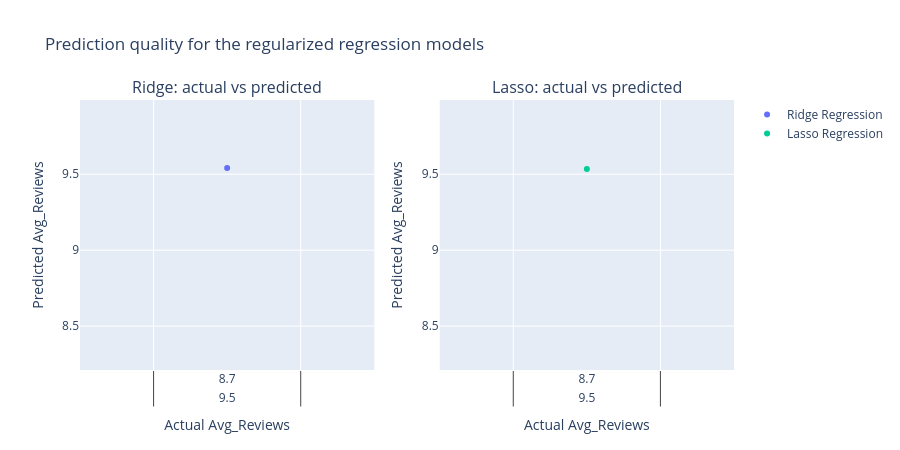

The cell this chart's notebook holds for it:
### Code cell
fig_predictions = make_subplots(
    rows=1,
    cols=2,
    subplot_titles=("Ridge: actual vs predicted", "Lasso: actual vs predicted"),
)

for index, model_name in enumerate(["Ridge Regression", "Lasso Regression"], start=1):
    predictions = fitted_regression_models[model_name].predict(X_test)
    fig_predictions.add_trace(
        go.Scatter(
            x=y_test,
            y=predictions,
            mode="markers",
            name=model_name,
        ),
        row=1,
        col=index,
    )
    fig_predictions.add_trace(
        go.Scatter(
            x=[y_test.min(), y_test.max()],
            y=[y_test.min(), y_test.max()],
            mode="lines",
            line=dict(color="black", dash="dash"),
            showlegend=False,
        ),
        row=1,
        col=index,
    )

fig_predictions.update_xaxes(title_text="Actual Avg_Reviews")
fig_predictions.update_yaxes(title_text="Predicted Avg_Reviews")
fig_predictions.update_layout(height=450, title="Prediction quality for the regularized regression models")
fig_predictions.show()

### Figure 1 — Plotly figure (JSON) as saved in the notebook; plotly's stock layout.template omitted (floating-point values rounded to 4 significant figures; data arrays with more than 128 entries replaced by an {"elided": "..."} marker saying what was removed)
{"data": [{"mode": "markers", "name": "Ridge Regression", "type": "scatter", "x": {"elided": "172x1 float values"}, "xaxis": "x", "y": {"elided": "172 float values"}, "yaxis": "y"}, {"line": {"color": "black", "dash": "dash"}, "mode": "lines", "showlegend": false, "type": "scatter", "x": [8.3, 9.9], "xaxis": "x", "y": [8.3, 9.9], "yaxis": "y"}, {"mode": "markers", "name": "Lasso Regression", "type": "scatter", "x": {"elided": "172x1 float values"}, "xaxis": "x2", "y": {"elided": "172 float values"}, "yaxis": "y2"}, {"line": {"color": "black", "dash": "dash"}, "mode": "lines", "showlegend": false, "type": "scatter", "x": [8.3, 9.9], "xaxis": "x2", "y": [8.3, 9.9], "yaxis": "y2"}], "layout": {"annotations": [{"font": {"size": 16}, "showarrow": false, "text": "Ridge: actual vs predicted", "x": 0.225, "xanchor": "center", "xref": "paper", "y": 1, "yanchor": "bottom", "yref": "paper"}, {"font": {"size": 16}, "showarrow": false, "text": "Lasso: actual vs predicted", "x": 0.775, "xanchor": "center", "xref": "paper", "y": 1, "yanchor": "bottom", "yref": "paper"}], "height": 450, "title": {"text": "Prediction quality for the regularized regression models"}, "xaxis": {"anchor": "y", "domain": [0, 0.45], "title": {"text": "Actual Avg_Reviews"}}, "xaxis2": {"anchor": "y2", "domain": [0.55, 1], "title": {"text": "Actual Avg_Reviews"}}, "yaxis": {"anchor": "x", "domain": [0, 1], "title": {"text": "Predicted Avg_Reviews"}}, "yaxis2": {"anchor": "x2", "domain": [0, 1], "title": {"text": "Predicted Avg_Reviews"}}}}
